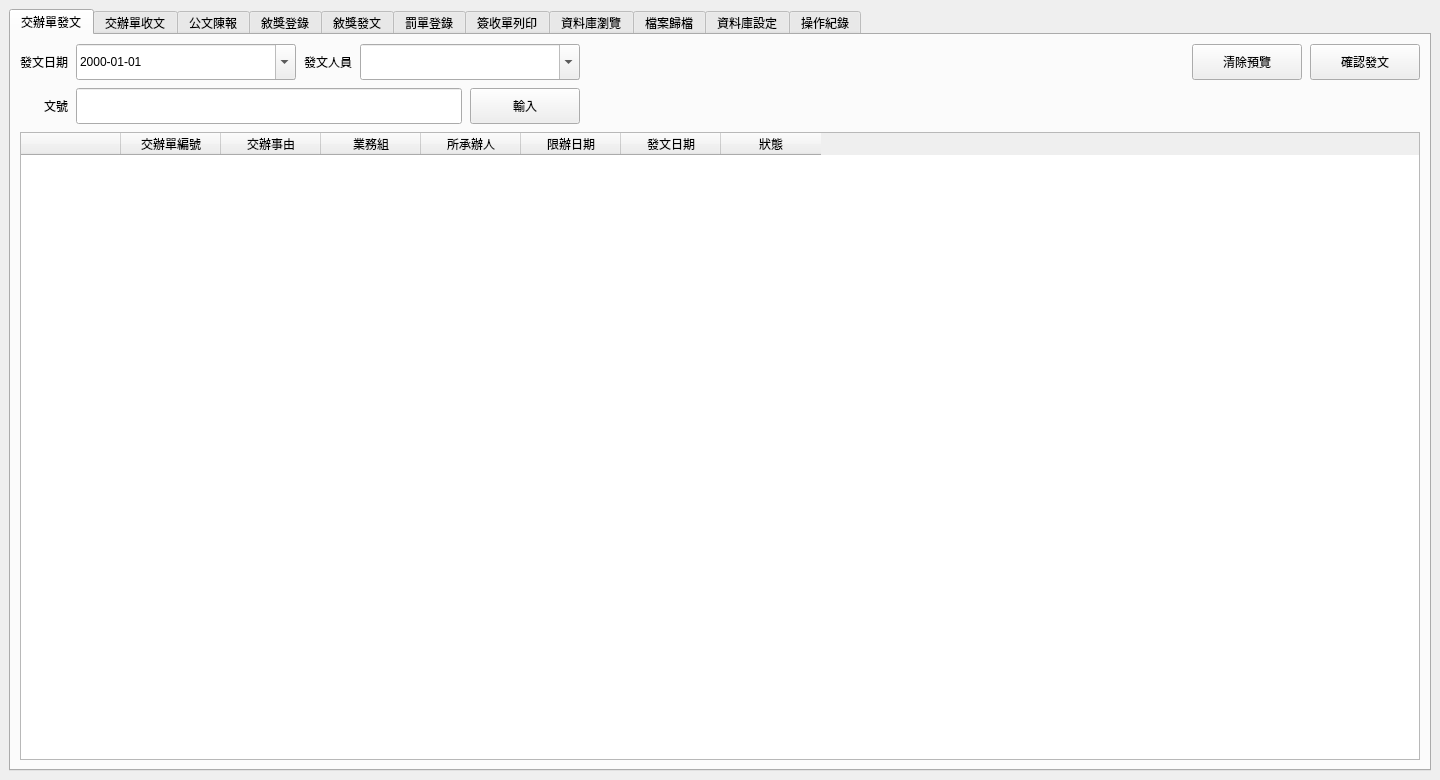
<?xml version="1.0" encoding="UTF-8"?>
<ui version="4.0">
 <class>MainWindow</class>
 <widget class="QMainWindow" name="MainWindow">
  <property name="geometry">
   <rect><x>0</x><y>0</y><width>1440</width><height>780</height></rect>
  </property>
  <property name="windowTitle"><string>公文管理系統</string></property>
  <widget class="QWidget" name="centralwidget">
   <layout class="QVBoxLayout" name="mainVerticalLayout">
    <item>
     <widget class="QTabWidget" name="tabWidget">
      <property name="currentIndex"><number>0</number></property>

      <widget class="QWidget" name="tab_dispatch">
       <attribute name="title"><string>交辦單發文</string></attribute>
       <layout class="QVBoxLayout" name="tabLayout_1">
        <property name="spacing"><number>8</number></property>

        <!-- 用 Grid 確保對齊 -->
        <item>
         <layout class="QGridLayout" name="topGrid">
          <property name="horizontalSpacing"><number>8</number></property>
          <property name="verticalSpacing"><number>8</number></property>

          <!-- row0: 發文日期 | 日期欄 | 發文人員 | combo | 彈性 | 清除 | 發文 -->
          <item row="0" column="0">
           <widget class="QLabel" name="lbl_dispatch_date">
            <property name="text"><string>發文日期</string></property>
            <property name="alignment"><set>Qt::AlignRight|Qt::AlignVCenter</set></property>
           </widget>
          </item>
          <item row="0" column="1">
           <widget class="QDateEdit" name="dispatch_date">
            <property name="minimumSize"><size><width>220</width><height>36</height></size></property>
            <property name="maximumSize"><size><width>220</width><height>36</height></size></property>
            <property name="calendarPopup"><bool>true</bool></property>
            <property name="displayFormat"><string>yyyy-MM-dd</string></property>
           </widget>
          </item>
          <item row="0" column="2">
           <widget class="QLabel" name="lbl_sender">
            <property name="text"><string>發文人員</string></property>
            <property name="alignment"><set>Qt::AlignRight|Qt::AlignVCenter</set></property>
           </widget>
          </item>
          <item row="0" column="3">
           <widget class="QComboBox" name="dispatch_sender">
            <property name="minimumSize"><size><width>220</width><height>36</height></size></property>
            <property name="maximumSize"><size><width>220</width><height>36</height></size></property>
            <property name="editable"><bool>true</bool></property>
           </widget>
          </item>
          <item row="0" column="4">
           <spacer>
            <property name="orientation"><enum>Qt::Horizontal</enum></property>
            <property name="sizeHint" stdset="0"><size><width>20</width><height>0</height></size></property>
           </spacer>
          </item>
          <item row="0" column="5">
           <widget class="QPushButton" name="btn_clear_all">
            <property name="minimumSize"><size><width>110</width><height>36</height></size></property>
            <property name="maximumSize"><size><width>110</width><height>36</height></size></property>
            <property name="text"><string>清除預覽</string></property>
           </widget>
          </item>
          <item row="0" column="6">
           <widget class="QPushButton" name="btn_send">
            <property name="minimumSize"><size><width>110</width><height>36</height></size></property>
            <property name="maximumSize"><size><width>110</width><height>36</height></size></property>
            <property name="text"><string>確認發文</string></property>
           </widget>
          </item>

          <!-- row1: 文號 | 輸入框 | 輸入按鈕（右緣對齊發文人員） -->
          <item row="1" column="0">
           <widget class="QLabel">
            <property name="text"><string>文號</string></property>
            <property name="alignment"><set>Qt::AlignRight|Qt::AlignVCenter</set></property>
           </widget>
          </item>
          <item row="1" column="1" colspan="3">
           <layout class="QHBoxLayout" name="docNumRow">
            <property name="spacing"><number>8</number></property>
            <item>
             <widget class="QLineEdit" name="lineEdit_docNum">
              <property name="minimumSize"><size><width>0</width><height>36</height></size></property>
             </widget>
            </item>
            <item>
             <widget class="QPushButton" name="btn_input_docnum">
              <property name="minimumSize"><size><width>110</width><height>36</height></size></property>
              <property name="maximumSize"><size><width>110</width><height>36</height></size></property>
              <property name="text"><string>輸入</string></property>
             </widget>
            </item>
           </layout>
          </item>

         </layout>
        </item>

        <!-- 表格 -->
        <item>
         <widget class="QTableWidget" name="tableWidget">
          <property name="selectionBehavior"><enum>QAbstractItemView::SelectRows</enum></property>
          <column><property name="text"><string></string></property></column>
          <column><property name="text"><string>交辦單編號</string></property></column>
          <column><property name="text"><string>交辦事由</string></property></column>
          <column><property name="text"><string>業務組</string></property></column>
          <column><property name="text"><string>所承辦人</string></property></column>
          <column><property name="text"><string>限辦日期</string></property></column>
          <column><property name="text"><string>發文日期</string></property></column>
          <column><property name="text"><string>狀態</string></property></column>
         </widget>
        </item>

       </layout>
      </widget>

      <widget class="QWidget" name="tab_receive">
       <attribute name="title"><string>交辦單收文</string></attribute>
      </widget>
      <widget class="QWidget" name="tab_report">
       <attribute name="title"><string>公文陳報</string></attribute>
      </widget>
      <widget class="QWidget" name="tab_reward">
       <attribute name="title"><string>敘獎登錄</string></attribute>
      </widget>
      <widget class="QWidget" name="tab_reward_issue">
       <attribute name="title"><string>敘獎發文</string></attribute>
      </widget>
      <widget class="QWidget" name="tab_ticket">
       <attribute name="title"><string>罰單登錄</string></attribute>
      </widget>
      <widget class="QWidget" name="tab_print">
       <attribute name="title"><string>簽收單列印</string></attribute>
      </widget>
      <widget class="QWidget" name="tab_dbbrowse">
       <attribute name="title"><string>資料庫瀏覽</string></attribute>
      </widget>
      <widget class="QWidget" name="tab_archive">
       <attribute name="title"><string>檔案歸檔</string></attribute>
      </widget>
      <widget class="QWidget" name="tab_settings">
       <attribute name="title"><string>資料庫設定</string></attribute>
      </widget>
      <widget class="QWidget" name="tab_audit">
       <attribute name="title"><string>操作紀錄</string></attribute>
      </widget>
     </widget>
    </item>
   </layout>
  </widget>
 </widget>
</ui>
